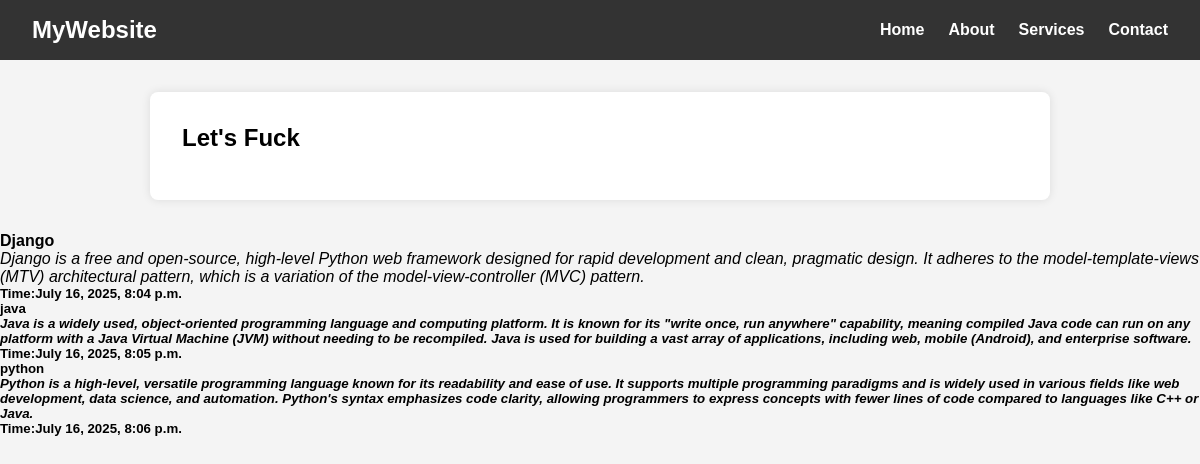
The page / on the database its author committed.
### blogapp/models.py (models this page shows, shortened)
class Blog(models.Model):
    title=models.CharField(max_length=50)
    description=models.TextField()
    created_at=models.DateTimeField(default=datetime.now)

### blogapp/views.py (the view)
# urls.py: path('',views.my_blog),
def my_blog(response):
    var=Blog.objects.all()
    return render(request,"base.html",{'var':var})

### templates/base.html (shortened to what this page needs)
<!DOCTYPE html>
<html lang="en">
<head>
</head>
<body>
  <nav class="navbar">
    <h1>MyWebsite</h1>
    <ul class="nav-links">
      <li><a href="#">Home</a></li>
      <li><a href="#">About</a></li>
      <li><a href="#">Services</a></li>
      <li><a href="#">Contact</a></li>
    </ul>
  </nav>
  <div class="container">
    <h2>Let's Fuck</h2>
  </div>
{% block content %}
{% for i in var %}
<b>{{i.title}}</b><br/>
<i>{{i.description}}</i><br/>
<h5>Time:{{i.created_at}}</h54><br/>
{% endfor %}
{% endblock %}
</body>
</html>

### templates/base.html (style rules this page uses)
* { margin: 0; padding: 0; box-sizing: border-box; font-family: Arial, sans-serif; }
body { background: #f4f4f4; }
.navbar { display: flex; justify-content: space-between; align-items: center; padding: 1rem 2rem; background-color: #333; color: #fff; }
.navbar h1 { font-size: 1.5rem; }
.nav-links { list-style: none; display: flex; gap: 1.5rem; }
.nav-links a { color: #fff; text-decoration: none; font-weight: bold; transition: color 0.3s; }
.container { padding: 2rem; max-width: 900px; margin: 2rem auto; background: #fff; border-radius: 8px; box-shadow: 0 0 10px rgba(0,0,0,0.1); }
h2 { margin-bottom: 1rem; }

### rows shown on the page
Blog: title "Django", description "Django is a free and open-source, high-level Python web framework designed for rapid development and clean, pragmatic design. It adheres to the model-template-views (MTV) architectural pattern, which is a variation of the model-view-controller (MVC) pattern.", created_at "July 16, 2025, 8:04 p.m."
Blog: title "java", description "Java is a widely used, object-oriented programming language and computing platform. It is known for its \"write once, run anywhere\" capability, meaning compiled Java code can run on any platform with a Java Virtual Machine (JVM) without needing to be recompiled. Java is used for building a vast array of applications, including web, mobile (Android), and enterprise software.", created_at "July 16, 2025, 8:05 p.m."
Blog: title "python", description "Python is a high-level, versatile programming language known for its readability and ease of use. It supports multiple programming paradigms and is widely used in various fields like web development, data science, and automation. Python's syntax emphasizes code clarity, allowing programmers to express concepts with fewer lines of code compared to languages like C++ or Java.", created_at "July 16, 2025, 8:06 p.m."
